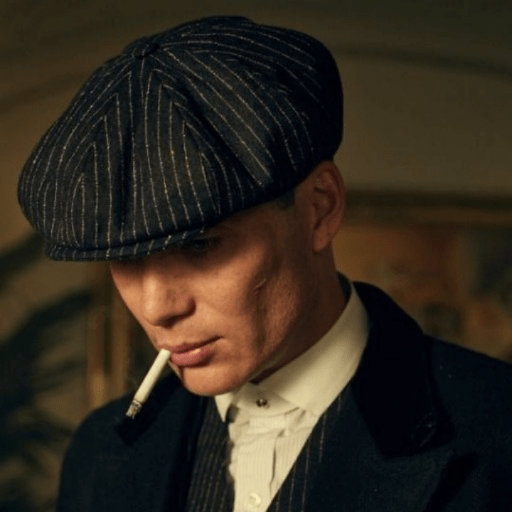
#> input picture picture.png, 512 x 512 px
$ python experiments.py
#> lines starting #> are read from the running program, lines starting #| are printed output that depends on the picture; after the words box and inside, x2 and y2 are one past the last pixel; in counts of white or black regions, pixels touching at a corner belong together; pictures that were not available may be replaced by others from this repository, and a replacement may not be noted
### code2.py
from matplotlib.cbook import flatten
import numpy as np  # numerical arrays and matrix operations
from PIL import Image  # image loading and saving


#for preping images
def load_grayscale_image(path):
    img = Image.open(path).convert("L")
    return np.array(img)

def save_grayscale_image(arr, path):
    img = Image.fromarray(arr.astype(np.uint8))
    img.save(path)


# =========================
#  A. Host Image Partition
# =========================

# (1) and (2)
def partition_host_image(host_img):
    N = host_img.shape[0]
    half = N // 2

    ftl = host_img[0:half,     0:half]   # top-left
    ftr = host_img[0:half,     half:N]   # top-right
    fbl = host_img[half:N,     0:half]   # bottom-left
    fbr = host_img[half:N,     half:N]   # bottom-right

    return ftl, ftr, fbl, fbr


#=========================
#B. Watermark Embedding in D Matrix
#=========================

# (3) + (4)
# we are doing SVD on blocks of ftl and collecting Dlarge


def svd_blocks_and_collect_Dlarge(ftl, block_size, wm_shape):
    H = ftl.shape[0] #number of rows
    blocks_per_dim = H // block_size
    num_blocks = blocks_per_dim * blocks_per_dim #total number of blocks

    # Lists to store U, S, Vt from SVD for each block
    U_list = []
    S_list = []
    Vt_list = []
    Dlarge_flat = np.zeros(num_blocks, dtype=float) #array to store largest singular values

    idx = 0
    for by in range(blocks_per_dim): #loop over block rows
        for bx in range(blocks_per_dim): #loop over block columns
            y0 = by * block_size
            x0 = bx * block_size
            block = ftl[y0:y0+block_size, x0:x0+block_size].astype(float)

            U, S, Vt = np.linalg.svd(block, full_matrices=False)

            U_list.append(U)
            S_list.append(S)
            Vt_list.append(Vt)

            Dlarge_flat[idx] = S[0] #S is sorted in descending order, so it's the first element
            idx += 1

    Dlarge = Dlarge_flat.reshape(wm_shape)  #reshape to match watermark shape
    return U_list, S_list, Vt_list, Dlarge

# (5) + (6)

def modify_Dlarge_with_watermark(Dlarge, wm_bits, T):
    dmin = Dlarge.min()
    dmax = Dlarge.max()

    Dlarge_flat = Dlarge.flatten() #convert to 1D for easier processing
    wm_flat = wm_bits.flatten()
    modified_flat = np.zeros_like(Dlarge_flat, dtype=float)

    num_bins = int(np.ceil((dmax - dmin) / T))


# flatten + single loop --> faster
    for i, d in enumerate(Dlarge_flat):
        bit = wm_flat[i]

        # Determine bin index
        bin_idx = int((d - dmin) // T)

        # check bounds
        if bin_idx < 0:
            bin_idx = 0
        if bin_idx >= num_bins:
            bin_idx = num_bins - 1

        # Calculate bin boundaries
        d_low = dmin + bin_idx * T
        d_high = d_low + T
        mid = 0.5 * (d_low + d_high)

        if bit == 1:
            # Put in lower half center (Range1)
            new_d = 0.5 * (d_low + mid)
        else:
            # Put in upper half center (Range2)
            new_d = 0.5 * (mid + d_high)

        modified_flat[i] = new_d

    return modified_flat.reshape(Dlarge.shape)


def embed_watermark_in_ftl(ftl, wm, block_size=8, T=5.0):
    wm_bits = (wm // 255).astype(np.uint8)

    U_list, S_list, Vt_list, Dlarge = svd_blocks_and_collect_Dlarge(
        ftl, block_size, wm_bits.shape
    )
    Dlarge_modified = modify_Dlarge_with_watermark(Dlarge, wm_bits, T)

    ftl_w = reconstruct_ftl_from_svd(
        U_list, S_list, Vt_list, Dlarge_modified, block_size, ftl.shape
    )
    return ftl_w

def combine_subimages(ftl_w, ftr, fbl, fbr_w):
    half = ftl_w.shape[0]
    N = half * 2
    result = np.zeros((N, N), dtype=np.uint8)

    result[0:half,     0:half]   = ftl_w
    result[0:half,     half:N]   = ftr
    result[half:N,     0:half]   = fbl
    result[half:N,     half:N]   = fbr_w

    return result

# (7)

def reconstruct_ftl_from_svd(U_list, S_list, Vt_list, Dlarge_modified, block_size, ftl_shape):

    H = ftl_shape[0]
    blocks_per_dim = H // block_size

    ftl_w = np.zeros((H, H), dtype=float)
    D_flat = Dlarge_modified.flatten()

    idx = 0
    for by in range(blocks_per_dim):
        for bx in range(blocks_per_dim):
            U = U_list[idx]
            S = S_list[idx].copy()
            Vt = Vt_list[idx]

            S[0] = D_flat[idx]

            block_rec = U @ np.diag(S) @ Vt

            y0 = by * block_size
            x0 = bx * block_size
            ftl_w[y0:y0+block_size, x0:x0+block_size] = block_rec

            idx += 1

    ftl_w = np.clip(ftl_w, 0, 255).astype(np.uint8)
    return ftl_w


# =========================
#  Permutation functions
# =========================

def _rng_from_key(key):
    seed = abs(hash(key)) % (2**32)
    return np.random.default_rng(seed)

def permute_watermark(wm_img, key):
    flat = wm_img.flatten()
    num_pixels = flat.size

    rng = _rng_from_key(key)
    perm_indices = np.arange(num_pixels)
    rng.shuffle(perm_indices)

    perm_flat = flat[perm_indices]
    return perm_flat.reshape(wm_img.shape)


def depermute_watermark(wm_perm, key):
    flat = wm_perm.flatten()
    num_pixels = flat.size

    rng = _rng_from_key(key)
    perm_indices = np.arange(num_pixels)
    rng.shuffle(perm_indices)

    inv_perm = np.zeros_like(perm_indices)
    inv_perm[perm_indices] = np.arange(num_pixels)

    original_flat = flat[inv_perm]
    return original_flat.reshape(wm_perm.shape)


# (8) + (9)
def embed_watermark_in_fbr_U(fbr, wm, block_size=8, alpha=0.1):
    H = fbr.shape[0]

    wm_bits = (wm // 255).astype(np.uint8)
    wm_flat = wm_bits.flatten()
    num_bits = wm_flat.size

    blocks_per_dim = H // block_size

    fbr_w = np.zeros_like(fbr, dtype=float)

    bit_idx = 0
    for by in range(blocks_per_dim):
        for bx in range(blocks_per_dim):
            y0 = by * block_size
            x0 = bx * block_size

            block = fbr[y0:y0+block_size, x0:x0+block_size].astype(float)

            U, S, Vt = np.linalg.svd(block, full_matrices=False)

            if bit_idx < num_bits:
                bit = wm_flat[bit_idx]
                bit_idx += 1


                # [13 lines of commented-out code are left out]
                u11 = U[0, 0]
                u21 = U[1, 0]

                diff = abs(u11) - abs(u21)

                if bit == 1 and diff > alpha or bit == 0 and diff < alpha:
                    U[1,0] = -abs(abs(u21) - (alpha - diff)/2)
                    U[0,0] = -abs(abs(u11) + (alpha - diff)/2)
                else:
                    U[1,0] = -abs(abs(u21) - (alpha + diff)/2)
                    U[0,0] = -abs(abs(u11) + (alpha + diff)/2)


            block_w = U @ np.diag(S) @ Vt
            fbr_w[y0:y0+block_size, x0:x0+block_size] = block_w

    fbr_w = np.clip(fbr_w, 0, 255).astype(np.uint8)
    return fbr_w


# =========================
#  Extraction from D (ftlw)
# =========================


def svd_blocks_and_collect_D_from_ftlw(ftlw, block_size):
    H = ftlw.shape[0]
    blocks_per_dim = H // block_size
    num_blocks = blocks_per_dim * blocks_per_dim

    Dlarge_flat = np.zeros(num_blocks, dtype=float)

    idx = 0
    for by in range(blocks_per_dim):
        for bx in range(blocks_per_dim):
            y0 = by * block_size
            x0 = bx * block_size
            block = ftlw[y0:y0+block_size, x0:x0+block_size].astype(float)

            _, S, _ = np.linalg.svd(block, full_matrices=False)
            Dlarge_flat[idx] = S[0]
            idx += 1

    Dlarge = Dlarge_flat.reshape((blocks_per_dim, blocks_per_dim))
    return Dlarge


def extract_bits_from_Dlarge(Dlarge, T):

    dmin = Dlarge.min()
    dmax = Dlarge.max()

    D_flat = Dlarge.flatten()
    bits_flat = np.zeros_like(D_flat, dtype=np.uint8)

    num_bins = int(np.ceil((dmax - dmin) / T))

    for i, d in enumerate(D_flat):
        bin_idx = int((d - dmin) // T)
        if bin_idx < 0:
            bin_idx = 0
        if bin_idx >= num_bins:
            bin_idx = num_bins - 1

        d_low = dmin + bin_idx * T
        d_high = d_low + T
        mid = 0.5 * (d_low + d_high)

        bits_flat[i] = 1 if d < mid else 0

    wm_bits = bits_flat.reshape(Dlarge.shape)
    return wm_bits


def extract_watermark_from_ftlw(ftlw, block_size=8, T=5.0):
    Dlarge = svd_blocks_and_collect_D_from_ftlw(ftlw, block_size)
    wm_bits = extract_bits_from_Dlarge(Dlarge, T)
    wm_img = (wm_bits * 255).astype(np.uint8)
    return wm_bits, wm_img


# =========================
#  Extraction from U (fbrw)
# =========================

def extract_bits_from_fbrw_U(fbrw, block_size=8):
    H = fbrw.shape[0]
    blocks_per_dim = H // block_size
    num_blocks = blocks_per_dim * blocks_per_dim

    bits_flat = np.zeros(num_blocks, dtype=np.uint8)

    idx = 0
    for by in range(blocks_per_dim):
        for bx in range(blocks_per_dim):
            y0 = by * block_size
            x0 = bx * block_size

            block = fbrw[y0:y0+block_size, x0:x0+block_size].astype(float)

            U, _, _ = np.linalg.svd(block, full_matrices=False)

            u11 = U[0, 0]
            u21 = U[1, 0]

            #bits_flat[idx] = 1 if u21 > u11 else 0
            #trebalo bi biti obrnuto
            bits_flat[idx] = 1 if abs(u21) < abs(u11) else 0
            idx += 1

    wm_bits = bits_flat.reshape((blocks_per_dim, blocks_per_dim))
    wm_img = (wm_bits * 255).astype(np.uint8)
    return wm_bits, wm_img


# =========================
#  METRIKE
# =========================

def mse(img1, img2):
    img1 = img1.astype(np.float64)
    img2 = img2.astype(np.float64)
    return np.mean((img1 - img2) ** 2)

def psnr(img1, img2, max_val=255.0):
    m = mse(img1, img2)
    if m == 0:
        return np.inf
    return 10 * np.log10((max_val ** 2) / m)

def ber(wm_true_bits, wm_extracted_bits):
    wm_true_bits = wm_true_bits.flatten()
    wm_extracted_bits = wm_extracted_bits.flatten()
    errors = np.sum(wm_true_bits != wm_extracted_bits)
    return errors / wm_true_bits.size

def normalized_correlation(wm_true, wm_extracted):
    wm_true = wm_true.astype(np.float64)
    wm_extracted = wm_extracted.astype(np.float64)
    num = np.sum(wm_true * wm_extracted)
    den = np.sqrt(np.sum(wm_true**2) * np.sum(wm_extracted**2))
    if den == 0:
        return 0
    return num / den


# =========================
#  ATTACKS (JPEG, noise, blur, resize)
# =========================

from io import BytesIO
from PIL import ImageFilter

def attack_jpeg(img_arr, quality=30):
    img = Image.fromarray(img_arr.astype(np.uint8))
    buffer = BytesIO()
    img.save(buffer, format="JPEG", quality=quality)
    buffer.seek(0)
    attacked = Image.open(buffer).convert("L")
    return np.array(attacked)

# [17 lines left out: functions attack_gaussian_noise, attack_blur, attack_resize, not called in this run]


# =========================
#  MAIN: embedding + extraction demo
# =========================

# [62 lines that do not run on import are left out]

### experiments.py
import numpy as np
import pandas as pd
import matplotlib.pyplot as plt
from PIL import Image

from code2 import (
    load_grayscale_image, partition_host_image,
    permute_watermark, depermute_watermark,
    embed_watermark_in_ftl, embed_watermark_in_fbr_U,
    combine_subimages, extract_watermark_from_ftlw, extract_bits_from_fbrw_U,
    psnr, ber, normalized_correlation,
    attack_jpeg      # koristimo JPEG q=30 kao reprezentativan napad
)

# ---------------------------------------------------------
# Pomoćna funkcija: embed + (opcionalno) napad + extraction + metrike
# ---------------------------------------------------------

def embed_and_evaluate(host_path, wm_path, secret_key, block_size, T, alpha, attack_fn=None):
    """
    1) učita host i watermark
    2) embedda watermark u D (ftl) i U (fbr)
    3) izračuna PSNR(host, watermarked) bez napada
    4) (opcionalno) primijeni attack_fn na watermarked
    5) extrakta watermark iz D i U, depermutira
    6) vrati PSNR + BER + NC za obje grane
    """
    # ---- LOAD IMAGES ----
    host = load_grayscale_image(host_path)
    wm_original = load_grayscale_image(wm_path)

    # ---- PARTITION HOST ----
    ftl, ftr, fbl, fbr = partition_host_image(host)

    # ---- RESIZE WATERMARK TO MATCH BLOCK CAPACITY ----
    H_ftl = ftl.shape[0]
    blocks_per_dim = H_ftl // block_size

    wm_resized_img = Image.fromarray(wm_original.astype(np.uint8)).resize(
        (blocks_per_dim, blocks_per_dim),
        Image.NEAREST
    )
    wm_resized = np.array(wm_resized_img)

    # ground-truth bitovi watermarka (0/1)
    wm_true_bits = (wm_resized // 255).astype(np.uint8)

    # ---- PERMUTE WATERMARK ----
    wm_perm = permute_watermark(wm_resized, secret_key)

    # ---- EMBEDDING ----
    ftl_w = embed_watermark_in_ftl(ftl, wm_perm, block_size, T=T)
    fbr_w = embed_watermark_in_fbr_U(fbr, wm_perm, block_size, alpha=alpha)

    watermarked = combine_subimages(ftl_w, ftr, fbl, fbr_w)

    # PSNR bez napada (kao u paperu)
    PSNR_no_attack = psnr(host, watermarked)

    # ---- ATTACK (ako je zadan) ----
    if attack_fn is not None:
        attacked = attack_fn(watermarked)
    else:
        attacked = watermarked

    # ---- EXTRACTION ----
    ftlw_ex, _, _, fbrw_ex = partition_host_image(attacked)

    wm_bits_D, _ = extract_watermark_from_ftlw(ftlw_ex, block_size, T=T)
    wm_bits_U, _ = extract_bits_from_fbrw_U(fbrw_ex, block_size)

    # de-permute extracted bits
    wm_bits_D_dep = depermute_watermark(wm_bits_D, secret_key)
    wm_bits_U_dep = depermute_watermark(wm_bits_U, secret_key)

    # ---- METRIKE ----
    BER_D = ber(wm_true_bits, wm_bits_D_dep)
    BER_U = ber(wm_true_bits, wm_bits_U_dep)

    NC_D = normalized_correlation(wm_true_bits, wm_bits_D_dep)
    NC_U = normalized_correlation(wm_true_bits, wm_bits_U_dep)

    return PSNR_no_attack, BER_D, BER_U, NC_D, NC_U

# ---------------------------------------------------------
# Sweep po T (D grana) – reproducira Fig.6 + graf robustnosti
# ---------------------------------------------------------

def sweep_T(host_path, wm_path, secret_key, block_size, alpha_fixed, T_values):
    rows = []

    for T in T_values:
        PSNR_no_attack, BER_D, BER_U, NC_D, NC_U = embed_and_evaluate(
            host_path, wm_path, secret_key,
            block_size, T, alpha_fixed,
            attack_fn=lambda img: attack_jpeg(img, quality=30)  # JPEG q=30
        )
#> call 2 of load_grayscale_image, with path = 'ivan.png'
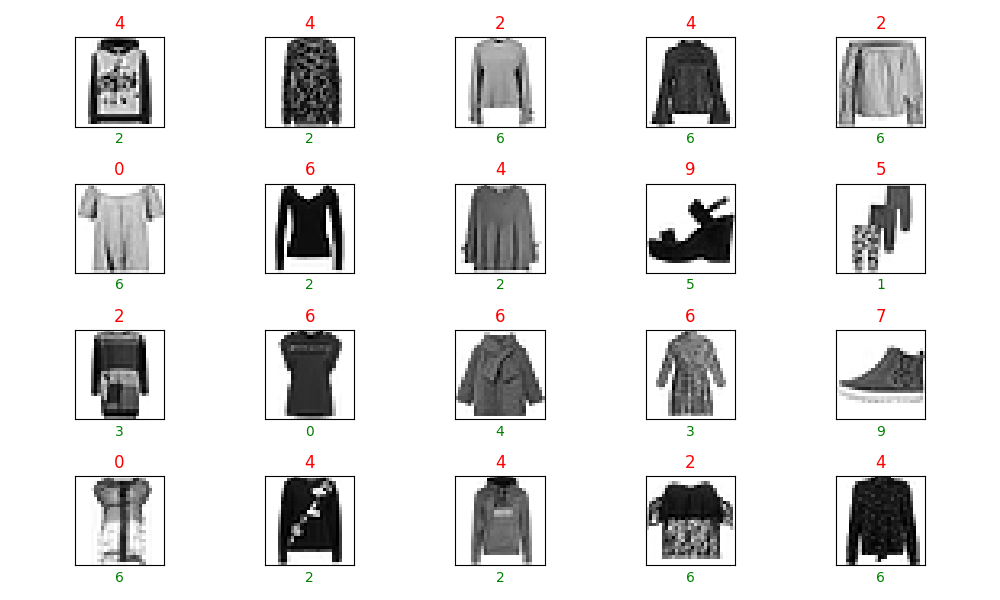
#> input picture 1.png, 1000 x 600 px, given in place of ivan.png, which was not available
#> in partition_host_image, `ftl = host_img[0:half,     0:half]`:
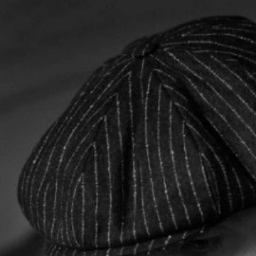
#> ftl: shape (256, 256); min 1, max 138, mean 33.9
#> in partition_host_image, `ftr = host_img[0:half,     half:N]`:
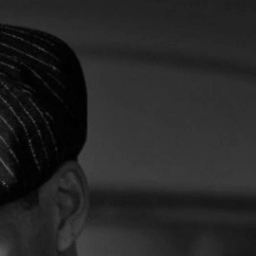
#> ftr: shape (256, 256); min 1, max 91, mean 37.3
#> in partition_host_image, `fbl = host_img[half:N,     0:half]`:
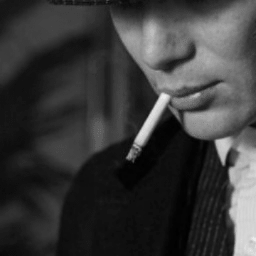
#> fbl: shape (256, 256); min 1, max 234, mean 57.2
#> in embed_and_evaluate, `wm_true_bits = (wm_resized // 255).astype(np.uint8)`:
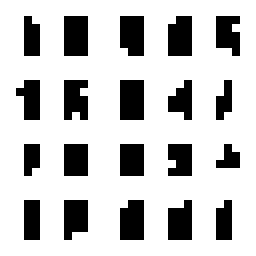
#> wm_true_bits: shape (32, 32) (shown 8 times larger); values 0 (black) and 1 (white), 77.8% white; black in thin lines or dots, all inside (x1, y1, x2, y2) = (2, 2, 30, 30)
#> in permute_watermark, `flat = wm_img.flatten()`: flat = 1024 values, max 255 at index 0, min 0 at index 72, mean 223.5
#> in permute_watermark, `perm_flat = flat[perm_indices]`: perm_flat = 1024 values, max 255 at index 0, min 0 at index 91, mean 223.5
#> after the loop in svd_blocks_and_collect_Dlarge, `for by in range(blocks_per_dim):`: Dlarge_flat = 1024 values, max 657.1 at index 1023, min 27.2 at index 890, mean 280.9; S_list = 1024 items; idx = 1024
#> in svd_blocks_and_collect_Dlarge, `Dlarge = Dlarge_flat.reshape(wm_shape)`:
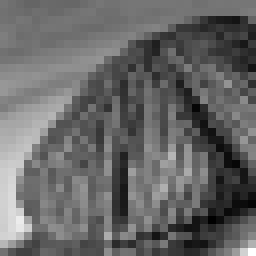
#> Dlarge: shape (32, 32) float64 (shown 8 times larger); min 27.2, max 657.1, mean 280.9; drawn with min black and max white
#> in embed_watermark_in_ftl, `U_list, S_list, Vt_list, Dlarge = svd_blocks_and_collect_Dlarge( ftl, ..`: U_list = 1024 items
#> in modify_Dlarge_with_watermark, `dmin = Dlarge.min()`: dmin = 27.2
#> in modify_Dlarge_with_watermark, `dmax = Dlarge.max()`: dmax = 657.1
#> in modify_Dlarge_with_watermark, `wm_flat = wm_bits.flatten()`: wm_flat = 1024 values, max 1 at index 0, min 0 at index 9, mean 0.778
#> in modify_Dlarge_with_watermark, `num_bins = int(np.ceil((dmax - dmin) / T))`: num_bins = 63
#> the loop in modify_Dlarge_with_watermark, `for i, d in enumerate(Dlarge_flat):` made 1024 passes
#> (d, bit, d_low, d_high, mid, new_d) on passes 1 to 8: (315.1, 1, 307.2, 317.2, 312.2, 309.7), (302.8, 1, 297.2, 307.2, 302.2, 299.7), (291.3, 1, 287.2, 297.2, 292.2, 289.7), (278.7, 1, 277.2, 287.2, 282.2, 279.7), (278.4, 1, 277.2, 287.2, 282.2, 279.7), (289.9, 1, 287.2, 297.2, 292.2, 289.7), (286.8, 1, 277.2, 287.2, 282.2, 279.7), (284.8, 1, 277.2, 287.2, 282.2, 279.7)
#> after the loop in modify_Dlarge_with_watermark, `for i, d in enumerate(Dlarge_flat):`: modified_flat = 1024 values, max 654.7 at index 1023, min 29.7 at index 890, mean 279.4
#> in reconstruct_ftl_from_svd, `D_flat = Dlarge_modified.flatten()`: D_flat has the same summary as modified_flat in modify_Dlarge_with_watermark
#> after the loop in reconstruct_ftl_from_svd, `for by in range(blocks_per_dim):`: idx = 1024
#> in combine_subimages, `result[0:half,     half:N]   = ftr`:
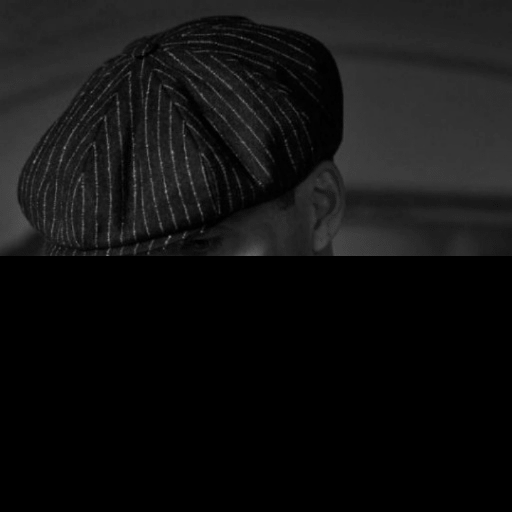
#> result: shape (512, 512); min 0, max 136, mean 17.6
#> (the rest of the program and of its run is left out)
